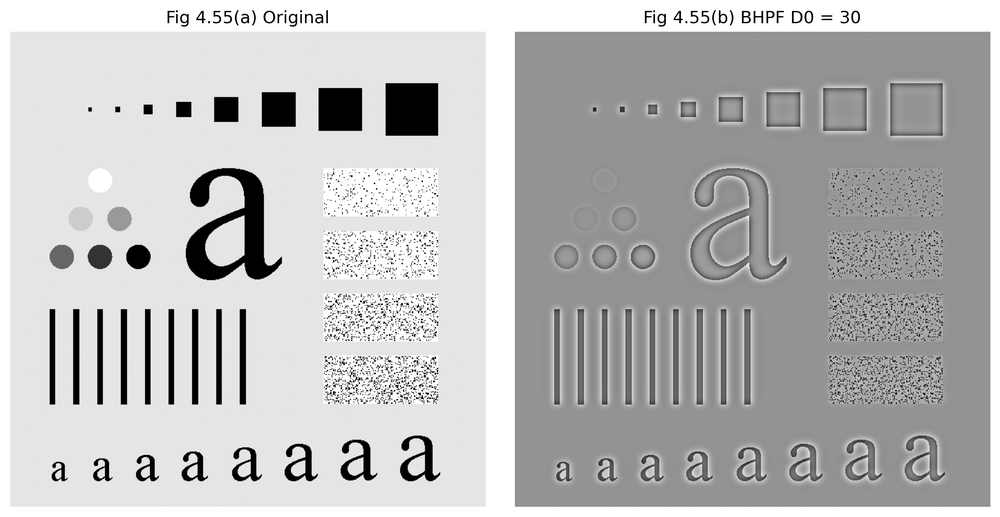
#> input picture results/chapter4/butterworth_highpass_filter.png, 1000 x 517 px, shrunk from 2929 x 1515 before the run
$ python butterworth_highpass_filter.py --input ../../results/chapter4/butterworth_highpass_filter.png
#> lines starting #> are read from the running program, lines starting #| are printed output that depends on the picture
### src/common.py
"""
Shared I/O and visualization helpers for the image-processing examples.
"""

from __future__ import annotations

from pathlib import Path

import cv2
import matplotlib.pyplot as plt
import numpy as np


PROJECT_ROOT = Path(__file__).resolve().parents[1]


def load_grayscale(path):
    """Load an image as 8-bit grayscale."""

    path = Path(path)

    if not path.exists():
        raise FileNotFoundError(f"Input image not found: {path}")

    image = cv2.imread(
        str(path),
        cv2.IMREAD_GRAYSCALE,
    )
#> image is the input picture: shape (517, 1000); min 0, max 255, mean 186.3

    if image is None:
        raise ValueError(
            f"OpenCV could not read the input image: {path}"
        )

    return image


def normalize_to_uint8(image):
    """Normalize a numeric image to the full uint8 range."""

    image = np.asarray(image)

    if image.size == 0:
        raise ValueError("Cannot normalize an empty image.")

    if not np.all(np.isfinite(image)):
        raise ValueError(
            "Processed image contains NaN or infinite values."
        )

    normalized = cv2.normalize(
        image.astype(np.float32),
        None,
        0,
        255,
        cv2.NORM_MINMAX,
    )

    return normalized.astype(np.uint8)


def default_output_path(chapter, filename):
    """Return the default generated-output path."""

    return PROJECT_ROOT / "outputs" / chapter / filename


def save_comparison(
    original,
    processed,
    output_path,
    processed_title,
    original_title="Input",
):
    """Save a side-by-side grayscale comparison figure."""

    output_path = Path(output_path)
    output_path.parent.mkdir(
        parents=True,
        exist_ok=True,
    )

    figure = plt.figure(
        figsize=(10, 5)
    )

    axis_original = figure.add_subplot(
        1, 2, 1
    )
    axis_original.imshow(
        original,
        cmap="gray",
        vmin=0,
        vmax=255,
    )
    axis_original.set_title(
        original_title
    )
    axis_original.axis("off")

    axis_processed = figure.add_subplot(
        1, 2, 2
    )
    axis_processed.imshow(
        processed,
        cmap="gray",
        vmin=0,
        vmax=255,
    )
    axis_processed.set_title(
        processed_title
    )
    axis_processed.axis("off")

    figure.tight_layout()
    figure.savefig(
        output_path,
        dpi=200,
        bbox_inches="tight",
    )
    plt.close(figure)

    return output_path

### src/chapter4_frequency_processing/butterworth_highpass_filter.py
from __future__ import annotations

import argparse
import sys
from pathlib import Path

import cv2
import numpy as np

PROJECT_ROOT = Path(__file__).resolve().parents[2]
if str(PROJECT_ROOT) not in sys.path:
    sys.path.insert(0, str(PROJECT_ROOT))

from src.common import (
    default_output_path,
    load_grayscale,
    normalize_to_uint8,
    save_comparison,
)


def butterworth_highpass_filter(
    image,
    cutoff=30.0,
    order=2,
):
#> called with cutoff = 30, order = 2
    cutoff = float(cutoff)
    order = int(order)

    if cutoff <= 0:
        raise ValueError("cutoff must be greater than zero.")

    if order <= 0:
        raise ValueError("order must be greater than zero.")

    rows, cols = image.shape
#> rows = 517; cols = 1000
    center_row = rows // 2
#> center_row = 258
    center_col = cols // 2
#> center_col = 500

    u = np.arange(rows)
#> u = 517 values from 0 to 516
    v = np.arange(cols)
#> v = 1000 values from 0 to 999
    V, U = np.meshgrid(v, u)

    distance = np.sqrt(
        (U - center_row) ** 2
        + (V - center_col) ** 2
    )

    safe_distance = np.maximum(
        distance,
        1e-12,
    )
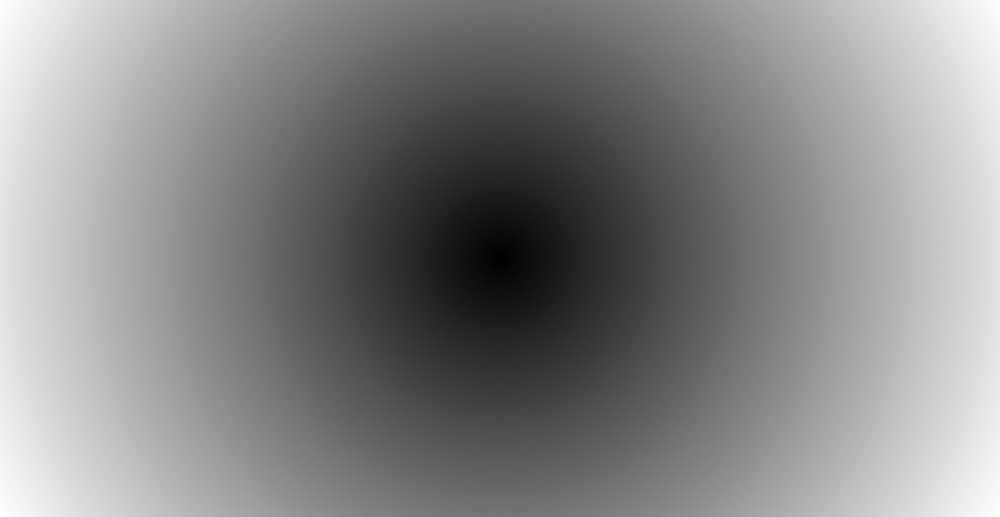
#> distance: shape (517, 1000) float64; min 0, max 562.6, mean 299.1; drawn with min black and max white

    transfer = 1.0 / (
        1.0
        + (cutoff / safe_distance) ** (2 * order)
    )

    transfer[distance == 0] = 0.0

    spectrum = np.fft.fftshift(
        np.fft.fft2(image)
    )
    filtered = spectrum * transfer
    result = np.real(
        np.fft.ifft2(
            np.fft.ifftshift(filtered)
        )
    )
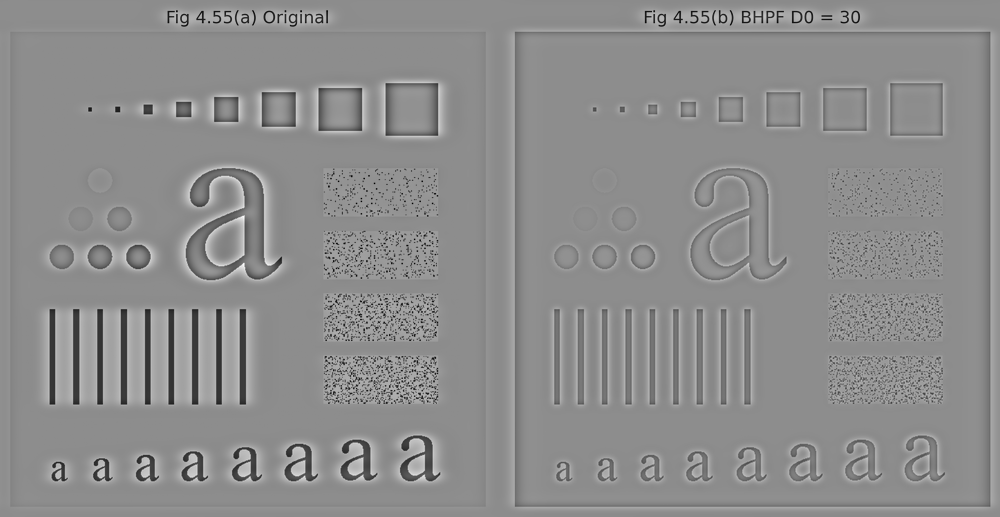
#> result: shape (517, 1000) float64; min -246.4, max 198.1, mean 0; drawn with min black and max white

    return normalize_to_uint8(result)


def main():
    parser = argparse.ArgumentParser(
        description="Apply a Butterworth high-pass frequency filter."
    )
    parser.add_argument("--input", required=True)
    parser.add_argument("--cutoff", type=float, default=30.0)
    parser.add_argument("--order", type=int, default=2)
    parser.add_argument(
        "--output",
        default=str(
            default_output_path(
                "chapter4",
                "butterworth_highpass_filter.png",
            )
        ),
    )
    args = parser.parse_args()

    image = load_grayscale(args.input)
    result = butterworth_highpass_filter(
        image,
        cutoff=args.cutoff,
        order=args.order,
    )

    output = save_comparison(
        image,
        result,
        args.output,
        (
            "Butterworth High-Pass "
            f"(D0={args.cutoff:g}, n={args.order})"
        ),
    )
#> in save_comparison, `figure.savefig( output_path, dpi=200, bbox_inches="tight", )`:
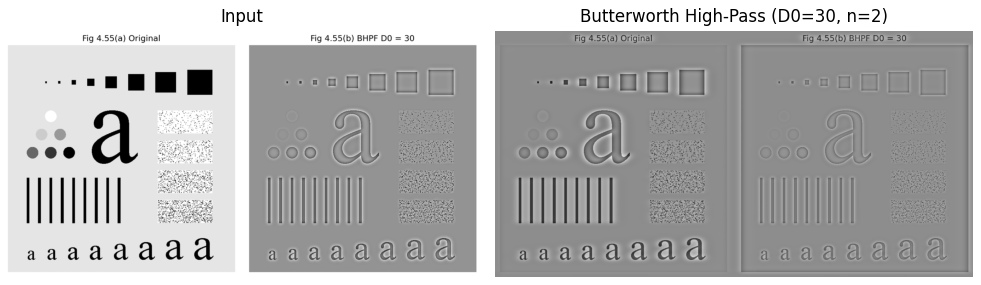
#> figure drawn by matplotlib, 2 panels
    print(f"Saved: {output}")
#| Saved: outputs/chapter4/butterworth_highpass_filter.png


if __name__ == "__main__":
    main()

$ run again, with results/chapter4/gaussian_lowpass_filter.png copied over results/chapter4/butterworth_highpass_filter.png
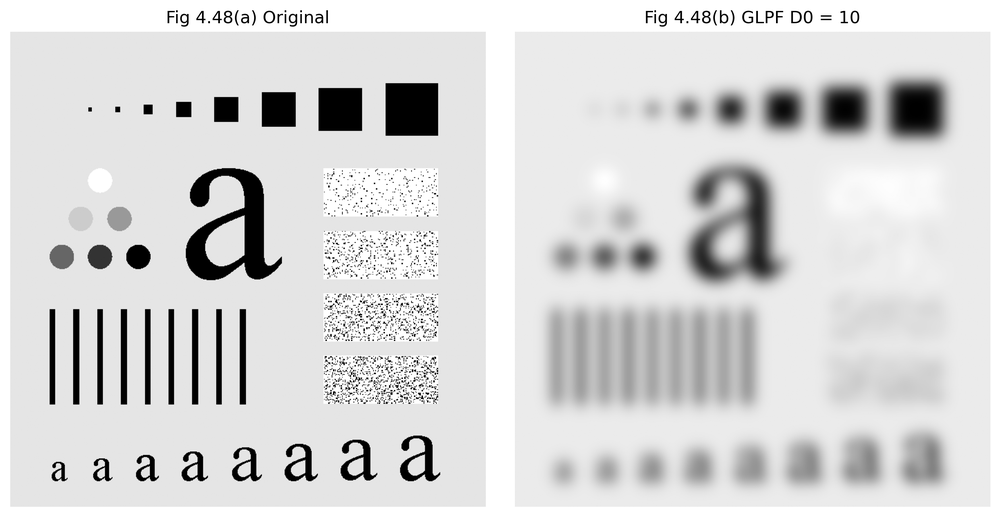
#> input picture results/chapter4/gaussian_lowpass_filter.png, 1000 x 517 px, shrunk from 2929 x 1515 before the run
#> in load_grayscale, image is the input picture: shape (517, 1000); min 0, max 255, mean 214.8
#> in butterworth_highpass_filter, `result = np.real( np.fft.ifft2( np.fft.ifftshift(filtered) ) )`:
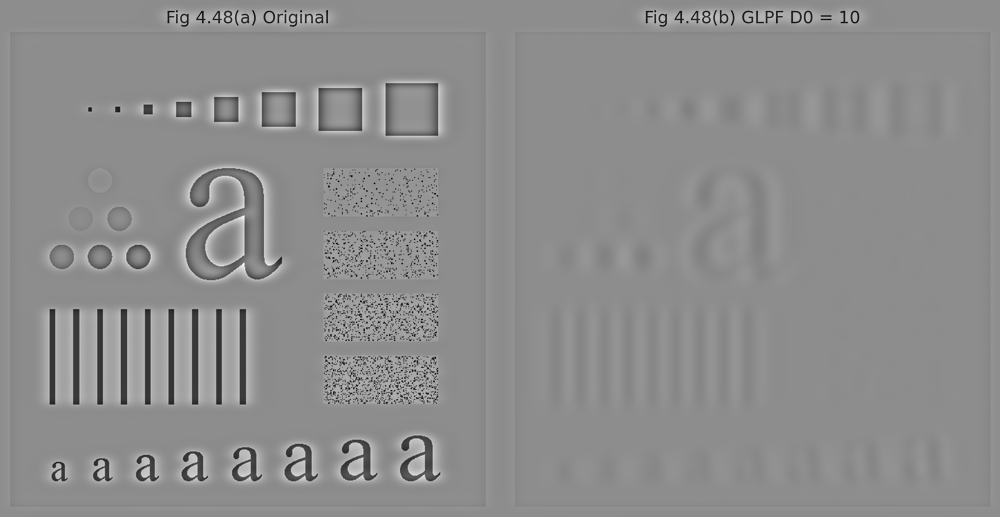
#> result: shape (517, 1000) float64; min -246.4, max 198.1, mean 0; drawn with min black and max white
#> in save_comparison, `figure.savefig( output_path, dpi=200, bbox_inches="tight", )`:
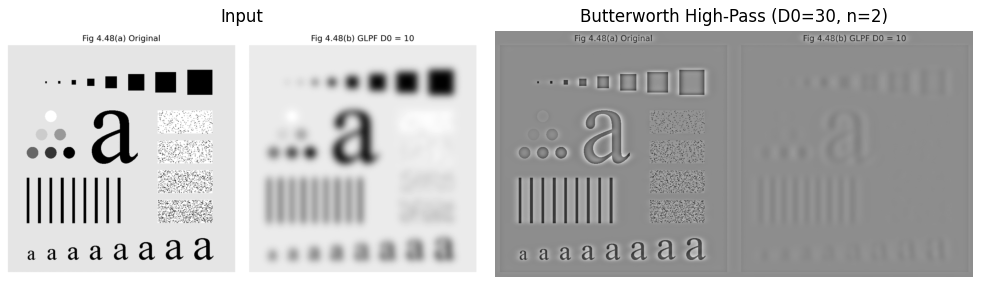
#> figure drawn by matplotlib, 2 panels
#| Saved: outputs/chapter4/butterworth_highpass_filter.png
